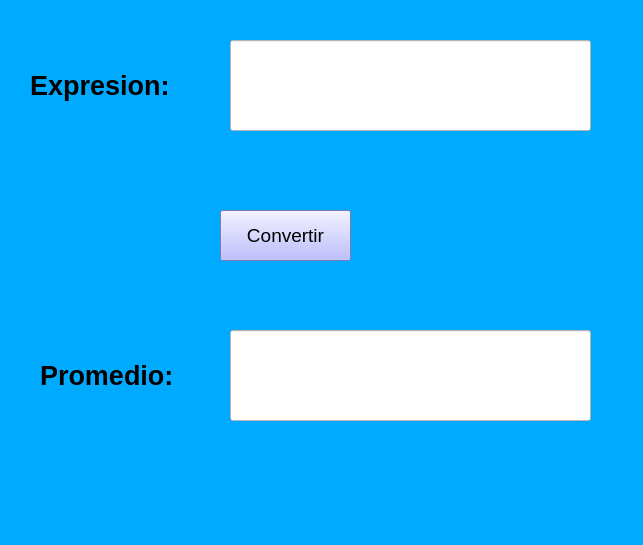
<?xml version="1.0" encoding="UTF-8"?>
<ui version="4.0">
 <class>MainWindow</class>
 <widget class="QMainWindow" name="MainWindow">
  <property name="geometry">
   <rect>
    <x>0</x>
    <y>0</y>
    <width>643</width>
    <height>545</height>
   </rect>
  </property>
  <property name="windowTitle">
   <string>MainWindow</string>
  </property>
  <property name="styleSheet">
   <string notr="true">background-color: rgb(0, 170, 255);</string>
  </property>
  <widget class="QWidget" name="centralwidget">
   <widget class="QLineEdit" name="txt_exp">
    <property name="geometry">
     <rect>
      <x>230</x>
      <y>40</y>
      <width>361</width>
      <height>91</height>
     </rect>
    </property>
    <property name="font">
     <font>
      <pointsize>20</pointsize>
      <weight>75</weight>
      <bold>true</bold>
     </font>
    </property>
    <property name="styleSheet">
     <string notr="true">background-color: rgb(255, 255, 255);</string>
    </property>
    <property name="alignment">
     <set>Qt::AlignCenter</set>
    </property>
   </widget>
   <widget class="QLineEdit" name="txt_prom">
    <property name="geometry">
     <rect>
      <x>230</x>
      <y>330</y>
      <width>361</width>
      <height>91</height>
     </rect>
    </property>
    <property name="font">
     <font>
      <pointsize>20</pointsize>
      <weight>75</weight>
      <bold>true</bold>
     </font>
    </property>
    <property name="styleSheet">
     <string notr="true">background-color: rgb(255, 255, 255);</string>
    </property>
    <property name="alignment">
     <set>Qt::AlignCenter</set>
    </property>
   </widget>
   <widget class="QLabel" name="label">
    <property name="geometry">
     <rect>
      <x>30</x>
      <y>60</y>
      <width>181</width>
      <height>51</height>
     </rect>
    </property>
    <property name="font">
     <font>
      <pointsize>20</pointsize>
      <weight>75</weight>
      <bold>true</bold>
     </font>
    </property>
    <property name="text">
     <string>Expresion:</string>
    </property>
   </widget>
   <widget class="QLabel" name="label_2">
    <property name="geometry">
     <rect>
      <x>40</x>
      <y>350</y>
      <width>181</width>
      <height>51</height>
     </rect>
    </property>
    <property name="font">
     <font>
      <pointsize>20</pointsize>
      <weight>75</weight>
      <bold>true</bold>
     </font>
    </property>
    <property name="text">
     <string>Promedio:</string>
    </property>
   </widget>
   <widget class="QPushButton" name="btn_exp">
    <property name="geometry">
     <rect>
      <x>220</x>
      <y>210</y>
      <width>131</width>
      <height>51</height>
     </rect>
    </property>
    <property name="font">
     <font>
      <pointsize>14</pointsize>
     </font>
    </property>
    <property name="styleSheet">
     <string notr="true">background-color: rgb(170, 170, 255);</string>
    </property>
    <property name="text">
     <string>Convertir</string>
    </property>
   </widget>
  </widget>
  <widget class="QMenuBar" name="menubar">
   <property name="geometry">
    <rect>
     <x>0</x>
     <y>0</y>
     <width>643</width>
     <height>26</height>
    </rect>
   </property>
  </widget>
  <widget class="QStatusBar" name="statusbar"/>
 </widget>
 <resources/>
 <connections/>
</ui>
